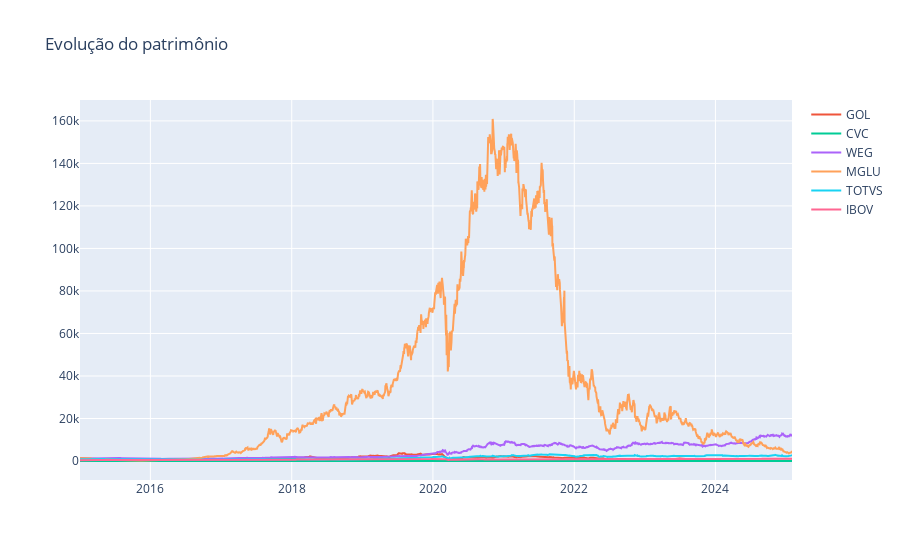

This figure's notebook cell:
### Code cell
figura = px.line(title = 'Evolução do patrimônio')
for i in dataset.drop(columns= ['soma valor', 'taxa retorno']).columns:
    figura.add_scatter(x = datas, y = dataset[i], name = i)

figura.show()

### Figure 1 — Plotly figure (JSON) as saved in the notebook; plotly's stock layout.template omitted (floating-point values rounded to 4 significant figures; data arrays with more than 128 entries replaced by an {"elided": "..."} marker saying what was removed)
{"data": [{"hovertemplate": "<extra></extra>", "legendgroup": "", "line": {"color": "#636efa", "dash": "solid"}, "marker": {"symbol": "circle"}, "mode": "lines", "name": "", "orientation": "v", "showlegend": false, "type": "scatter", "xaxis": "x", "yaxis": "y"}, {"name": "GOL", "type": "scatter", "x": {"elided": "2482 str values"}, "y": {"elided": "2482 float values"}}, {"name": "CVC", "type": "scatter", "x": {"elided": "2482 str values"}, "y": {"elided": "2482 float values"}}, {"name": "WEG", "type": "scatter", "x": {"elided": "2482 str values"}, "y": {"elided": "2482 float values"}}, {"name": "MGLU", "type": "scatter", "x": {"elided": "2482 str values"}, "y": {"elided": "2482 float values"}}, {"name": "TOTVS", "type": "scatter", "x": {"elided": "2482 str values"}, "y": {"elided": "2482 float values"}}, {"name": "IBOV", "type": "scatter", "x": {"elided": "2482 str values"}, "y": {"elided": "2482 float values"}}], "layout": {"legend": {"tracegroupgap": 0}, "title": {"text": "Evolução do patrimônio"}, "xaxis": {"anchor": "y", "domain": [0, 1]}, "yaxis": {"anchor": "x", "domain": [0, 1]}}}
